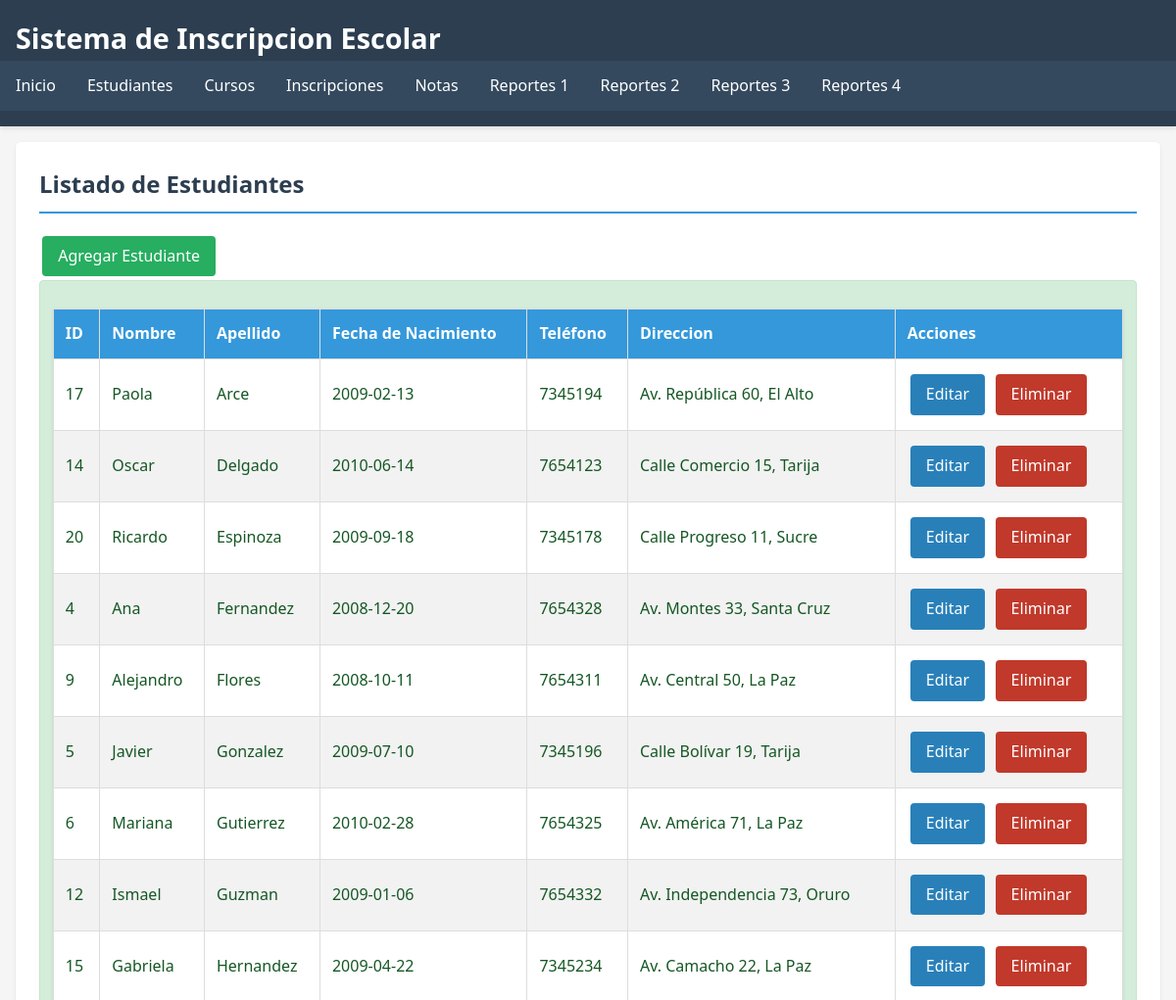
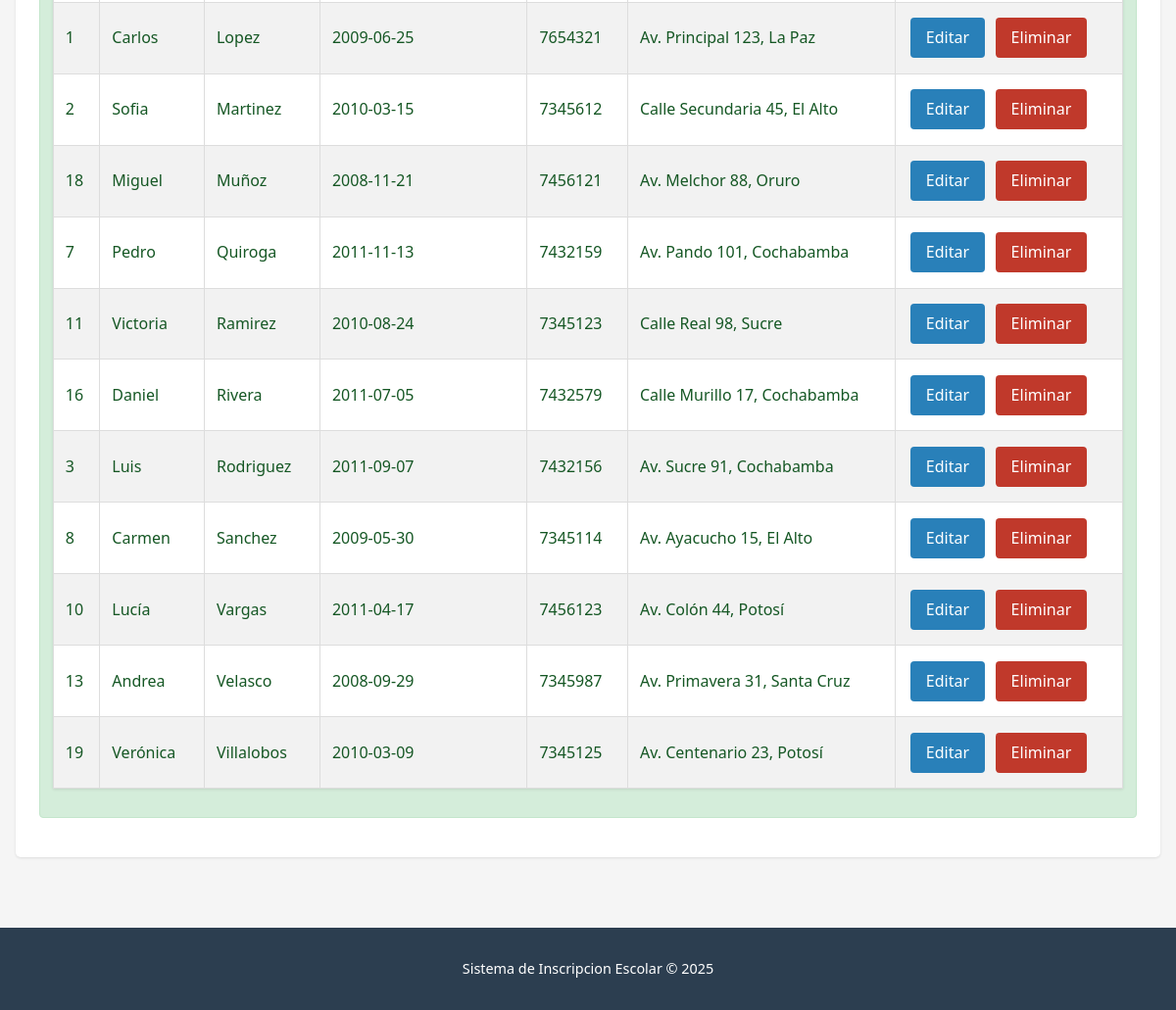
Screenshot of /estudiantes/listar.php with the database file from the repository (2 pictures, top to bottom).
### tables this page shows
CREATE TABLE `estudiantes` (
  `id_estudiante` int(11) NOT NULL,
  `nombre` varchar(100) NOT NULL,
  `apellido` varchar(100) NOT NULL,
  `fecha_nacimiento` date DEFAULT NULL,
  `direccion` text DEFAULT NULL,
  `telefono` varchar(15) DEFAULT NULL,
  `fecha_registro` timestamp NOT NULL DEFAULT current_timestamp()
);

### estudiantes/listar.php (the view, shortened to what this page needs)
<?php
require_once('../includes/conexion.php');
$query = "SELECT * FROM estudiantes ORDER BY apellido, nombre";
$resultado = mysqli_query($conexion, $query);
include('../includes/header.php');
?>
<div class="card">
    <h2>Listado de Estudiantes</h2>
    <a href="agregar.php" class="btn btn-agregar">Agregar Estudiante</a>
    <div class="alert alert-success">
        <table>
            <thead>
                <tr>
                    <th>ID</th>
                    <th>Nombre</th>
                    <th>Apellido</th>
                    <th>Fecha de Nacimiento</th>
                    <th>Teléfono</th>
                    <th>Direccion</th>
                    <th>Acciones</th>
                </tr>
            </thead>
            <tbody>
                <?php if (mysqli_num_rows($resultado) > 0): ?>
                    <?php while ($estudiante = mysqli_fetch_assoc($resultado)): ?>
                        <tr>
                            <td><?php echo $estudiante['id_estudiante']; ?></td>
                            <td><?php echo $estudiante['nombre']; ?></td>
                            <td><?php echo $estudiante['apellido']; ?></td>
                            <td><?php echo $estudiante['fecha_nacimiento']; ?></td>
                            <td><?php echo $estudiante['telefono']; ?></td>
                            <td><?php echo $estudiante['direccion']; ?></td>
                            <td>
                                <a href="editar.php?id=<?php echo $estudiante['id_estudiante']; ?>" class="btn btn-editar">Editar</a>
                                <a href="eliminar.php?id=<?php echo $estudiante['id_estudiante']; ?>" class="btn btn-eliminar">Eliminar</a>
                            </td>
                        </tr>
                    <?php endwhile; ?>
                <?php else: ?>
                    <tr>
                        <td colspan="7">No hay estudiantes registrados.</td>
                    </tr>
                <?php endif; ?>
            </tbody>
        </table>
    </div>
</div>
<?php
include('../includes/footer.php');
?>

### css/estilo.css (style rules this page uses)
body { font-family: 'Segoe UI', Tahoma, Geneva, Verdana, sans-serif; line-height: 1.6; margin: 0; padding: 0; color: #333; background-color: #f5f5f5; }
table { width: 100%; border-collapse: collapse; margin: 1rem 0; background: white; box-shadow: 0 1px 3px rgba(0,0,0,0.1); }
table, th, td { border: 1px solid #ddd; }
th, td { padding: 0.75rem; text-align: left; }
th { background-color: #3498db; color: white; }
tr:nth-child(even) { background-color: #f2f2f2; }
.btn { display: inline-block; padding: 0.5rem 1rem; margin: 0.2rem; text-decoration: none; border-radius: 4px; font-weight: 500; transition: all 0.3s; border: none; cursor: pointer; }
.btn-agregar { background: #27ae60; color: white; }
.btn-editar { background: #2980b9; color: white; }
.btn-eliminar { background: #c0392b; color: white; }
.alert { padding: 0.8rem; margin-bottom: 1rem; border-radius: 4px; }
.alert-success { background-color: #d4edda; color: #155724; border: 1px solid #c3e6cb; }
.card { background: white; border-radius: 5px; box-shadow: 0 1px 3px rgba(0,0,0,0.1); padding: 1.5rem; margin-bottom: 1.5rem; }
.card h2 { margin-top: 0; color: #2c3e50; border-bottom: 2px solid #3498db; padding-bottom: 0.5rem; }

### rows the page displays
estudiantes: id_estudiante "17", nombre "Paola", apellido "Arce", fecha_nacimiento "2009-02-13", telefono "7345194", direccion "Av. República 60, El Alto"
estudiantes: id_estudiante "14", nombre "Oscar", apellido "Delgado", fecha_nacimiento "2010-06-14", telefono "7654123", direccion "Calle Comercio 15, Tarija"
estudiantes: id_estudiante "20", nombre "Ricardo", apellido "Espinoza", fecha_nacimiento "2009-09-18", telefono "7345178", direccion "Calle Progreso 11, Sucre"
estudiantes: id_estudiante "4", nombre "Ana", apellido "Fernandez", fecha_nacimiento "2008-12-20", telefono "7654328", direccion "Av. Montes 33, Santa Cruz"
estudiantes: id_estudiante "9", nombre "Alejandro", apellido "Flores", fecha_nacimiento "2008-10-11", telefono "7654311", direccion "Av. Central 50, La Paz"
estudiantes: id_estudiante "5", nombre "Javier", apellido "Gonzalez", fecha_nacimiento "2009-07-10", telefono "7345196", direccion "Calle Bolívar 19, Tarija"
estudiantes: id_estudiante "6", nombre "Mariana", apellido "Gutierrez", fecha_nacimiento "2010-02-28", telefono "7654325", direccion "Av. América 71, La Paz"
estudiantes: id_estudiante "12", nombre "Ismael", apellido "Guzman", fecha_nacimiento "2009-01-06", telefono "7654332", direccion "Av. Independencia 73, Oruro"
estudiantes: id_estudiante "15", nombre "Gabriela", apellido "Hernandez", fecha_nacimiento "2009-04-22", telefono "7345234", direccion "Av. Camacho 22, La Paz"
estudiantes: id_estudiante "1", nombre "Carlos", apellido "Lopez", fecha_nacimiento "2009-06-25", telefono "7654321", direccion "Av. Principal 123, La Paz"
estudiantes: id_estudiante "2", nombre "Sofia", apellido "Martinez", fecha_nacimiento "2010-03-15", telefono "7345612", direccion "Calle Secundaria 45, El Alto"
estudiantes: id_estudiante "18", nombre "Miguel", apellido "Muñoz", fecha_nacimiento "2008-11-21", telefono "7456121", direccion "Av. Melchor 88, Oruro"
estudiantes: id_estudiante "7", nombre "Pedro", apellido "Quiroga", fecha_nacimiento "2011-11-13", telefono "7432159", direccion "Av. Pando 101, Cochabamba"
estudiantes: id_estudiante "11", nombre "Victoria", apellido "Ramirez", fecha_nacimiento "2010-08-24", telefono "7345123", direccion "Calle Real 98, Sucre"
estudiantes: id_estudiante "16", nombre "Daniel", apellido "Rivera", fecha_nacimiento "2011-07-05", telefono "7432579", direccion "Calle Murillo 17, Cochabamba"
estudiantes: id_estudiante "3", nombre "Luis", apellido "Rodriguez", fecha_nacimiento "2011-09-07", telefono "7432156", direccion "Av. Sucre 91, Cochabamba"
estudiantes: id_estudiante "8", nombre "Carmen", apellido "Sanchez", fecha_nacimiento "2009-05-30", telefono "7345114", direccion "Av. Ayacucho 15, El Alto"
estudiantes: id_estudiante "10", nombre "Lucía", apellido "Vargas", fecha_nacimiento "2011-04-17", telefono "7456123", direccion "Av. Colón 44, Potosí"
estudiantes: id_estudiante "13", nombre "Andrea", apellido "Velasco", fecha_nacimiento "2008-09-29", telefono "7345987", direccion "Av. Primavera 31, Santa Cruz"
estudiantes: id_estudiante "19", nombre "Verónica", apellido "Villalobos", fecha_nacimiento "2010-03-09", telefono "7345125", direccion "Av. Centenario 23, Potosí"
